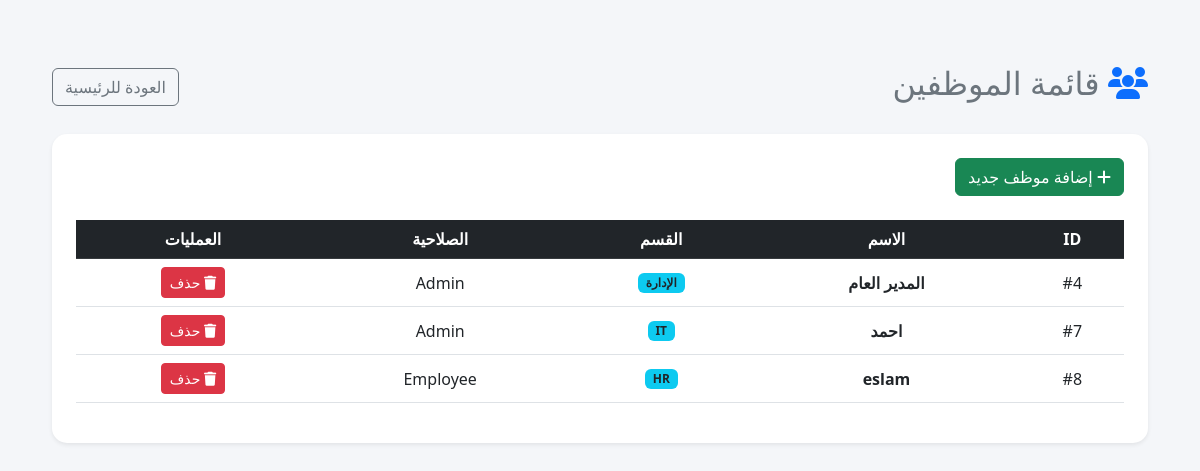
The app's page /employees (signed in), older data.
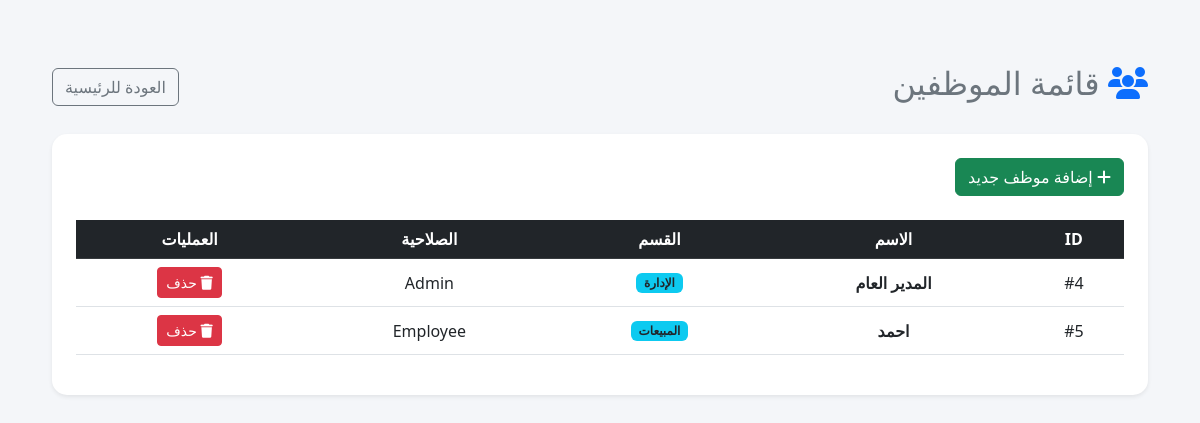
The same page, newer data.
### models.py (models this page shows, shortened)
class TemplateAccessMixin:
    def __getitem__(self, key):
        value = getattr(self, key)
        if hasattr(value, "isoformat"):
            return value.isoformat()
        return value

class Employee(TemplateAccessMixin, db.Model):
    __tablename__ = "employees"
    id = db.Column(db.Integer, primary_key=True)
    name = db.Column(db.String(150), nullable=False)
    username = db.Column(db.String(80), unique=True, nullable=False, index=True)
    password = db.Column(db.String(255), nullable=False)
    dept = db.Column(db.String(100))
    role = db.Column(db.String(20), nullable=False, default="Employee")
    photo = db.Column(db.String(255))
    face_encoding = db.Column(db.Text)
    hourly_rate = db.Column(db.Float, nullable=False, default=0.0)
    created_at = db.Column(db.DateTime, nullable=False, default=datetime.utcnow)
    attendance_records = db.relationship(
        "Attendance",
        back_populates="employee",
        cascade="all, delete-orphan",
    )
    leave_requests = db.relationship(
        "LeaveRequest",
        back_populates="employee",
        cascade="all, delete-orphan",
    )
    payroll_history = db.relationship(
        "PayrollHistory",
        back_populates="employee",
        cascade="all, delete-orphan",
    )

### routes_admin.py (the view)
    @app.route('/employees')
    def employees():
        if session.get('role') != 'Admin': return redirect(url_for('login'))
        all_emp = Employee.query.order_by(Employee.id).all()
        return render_template('employees.html', employees=all_emp)

### templates/employees.html (shortened to what this page needs)
﻿<!DOCTYPE html>
<html lang="ar" dir="rtl">
<head>
    <link rel="stylesheet" href="https://cdn.jsdelivr.net/npm/bootstrap@5.3.0/dist/css/bootstrap.rtl.min.css">
    <link rel="stylesheet" href="https://cdnjs.cloudflare.com/ajax/libs/font-awesome/6.4.0/css/all.min.css">
</head>
<body>
    <div class="container">
        <div class="d-flex justify-content-between align-items-center mb-4">
            <h2 class="text-secondary"><i class="fa-solid fa-users text-primary"></i> قائمة الموظفين</h2>
            <a href="/dashboard" class="btn btn-outline-secondary">العودة للرئيسية</a>
        </div>
        <div class="card shadow-sm">
            <div class="card-body p-4">
                <div class="mb-4">
                    <a href="/add_employee" class="btn btn-success">
                        <i class="fa fa-plus"></i> إضافة موظف جديد
                    </a>
                </div>
                <table class="table table-hover text-center align-middle">
                    <thead class="table-dark">
                        <tr>
                            <th>ID</th>
                            <th>الاسم</th>
                            <th>القسم</th>
                            <th>الصلاحية</th>
                            <th>العمليات</th>
                        </tr>
                    </thead>
                    <tbody>
                        {% for emp in employees %}
                        <tr>
                            <td>#{{ emp.id }}</td>
                            <td class="fw-bold">{{ emp.name }}</td>
                            <td><span class="badge bg-info text-dark">{{ emp.dept }}</span></td>
                            <td>{{ emp.role }}</td>
                            <td>
                                <a href="/delete/{{ emp.id }}" class="btn btn-danger btn-sm"
                                   onclick="return confirm('هل أنت متأكد من حذف الموظف: {{ emp.name }}؟')">
                                    <i class="fa fa-trash"></i> حذف
                                </a>
                            </td>
                        </tr>
                        {% endfor %}
                    </tbody>
                </table>
            </div>
        </div>
    </div>
</body>
</html>

### templates/employees.html (style rules this page uses)
body { background-color: #f4f6f9; font-family: 'Segoe UI', sans-serif; padding: 40px; }
.card { border-radius: 15px; border: none; }

Row changes from the older to the newer data that the page shows:
removed Employee: id "7", name "احمد", dept "IT", role "Admin"
removed Employee: id "8", name "eslam", dept "HR", role "Employee"
added Employee: id "5", name "احمد", dept "المبيعات", role "Employee"
